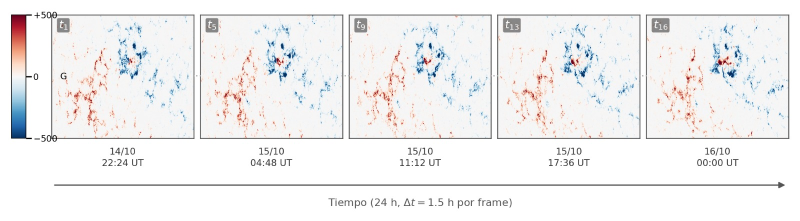
#> input picture analysis/assets/magnetograma_ejemplo.jpeg, 1600 x 441 px (shown at 1/2 size)
$ python fig_pipeline_simbig55.py
#> lines starting #> are read from the running program, lines starting #| are printed output that depends on the picture
"""
Figura 1 (arquitectura SF-MM) para el camera-ready de SIMBig — versión VECTORIAL.

Reemplaza images/pipeline.png, que tenía tres problemas:
  1. Dibujaba mal el ensemble: decía "Fusion (combine logits)" y una sigmoide
     FINAL, cuando el código (analysis/bootstrap_paired.py::fusion_ensemble)
     aplica la sigmoide a CADA rama y promedia PROBABILIDADES. La sigmoide final
     solo vale para el stacking.
  2. Su rotulación quedaba en 2.8 pt impresa (Springer exige >= 6 pt), porque el
     PNG medía 1920 px de ancho y entraba en una columna de 347 pt (escala 0.22).
  3. Era ráster (~433 dpi) para un diagrama; Springer pide vectorial y >= 800 dpi
     en dibujos de línea.

Se dibuja al ancho EXACTO que ocupa en la página (\\textwidth = 347 pt = 4.82 in),
así que la escala es ~1.0 y las fuentes salen a su tamaño nominal (>= 6.3 pt).
El `dpi=600` del savefig no afecta a lo vectorial: es por el magnetograma
incrustado, que si no se guardaba a ~102 ppi.

Uso:
    python analysis/fig_pipeline_simbig55.py
"""
import os
import numpy as np
import matplotlib
matplotlib.use("Agg")
import matplotlib.pyplot as plt
import matplotlib.colors as mcolors
import matplotlib.image as mpimg
from matplotlib.patches import (Polygon, FancyBboxPatch, FancyArrowPatch,
                                Rectangle, Circle)

BASE_SEQ = os.environ.get("SFMM_DATA", "")
SEQ_EJEMPLO = "hmi.sharp_720s.5692.20150622_142400_TAI.to.20150623_142400_TAI"
# los 17 del paper dentro de los 21 de para_flare_21params.txt (dataset_temporal_v3)
KEEP_17 = [0, 1, 2, 3, 4, 6, 7, 8, 11, 12, 14, 15, 16, 17, 18, 19, 20]

ROOT = os.path.dirname(os.path.dirname(os.path.abspath(__file__)))
IMG = os.environ.get("SFMM_FIG", os.path.join(ROOT, "results", "figures"))
os.makedirs(IMG, exist_ok=True)
MAG = os.path.join(ROOT, "analysis", "assets", "magnetograma_ejemplo.jpeg")

C_VIS, C_PHY, C_CMB, C_OUT = "#1f77b4", "#d62728", "#2ca02c", "#6a51a3"
F_VIS, F_PHY, F_CMB = "#eaf3fb", "#fdeeee", "#eef8ee"
FS_T, FS_L, FS_S, FS_X = 7.6, 7.0, 6.7, 6.6      # título / etiqueta / pequeña / mínima


def shade(c, f):
    r, g, b = mcolors.to_rgb(c)
    return (min(1, r * f), min(1, g * f), min(1, b * f))


def caja(ax, x, y, w, h, borde, relleno, lw=0.8, r=1.2, z=1):
    ax.add_patch(FancyBboxPatch((x, y), w, h,
                                boxstyle=f"round,pad=0.25,rounding_size={r}",
                                facecolor=relleno, edgecolor=borde, lw=lw, zorder=z))


def cuboid(ax, x, y, w, h, d, color, lw=0.6, z=4):
    dx, dy = d * 0.5, d * 0.42
    for pts, f in [([(x + w, y), (x + w + dx, y + dy), (x + w + dx, y + h + dy), (x + w, y + h)], 0.72),
                   ([(x, y + h), (x + w, y + h), (x + w + dx, y + h + dy), (x + dx, y + h + dy)], 0.88)]:
        ax.add_patch(Polygon(pts, closed=True, facecolor=shade(color, f),
                             edgecolor="black", lw=lw, zorder=z))
    ax.add_patch(Polygon([(x, y), (x + w, y), (x + w, y + h), (x, y + h)], closed=True,
                         facecolor=color, edgecolor="black", lw=lw, zorder=z + 1))


def flecha(ax, p0, p1, color="#777", lw=0.9, z=7):
    ax.add_patch(FancyArrowPatch(p0, p1, arrowstyle="-|>", mutation_scale=6,
                                 lw=lw, color=color, zorder=z, shrinkA=0, shrinkB=0))


def columna(ax, x, y0, y1, n, color, r=0.62, z=5):
    """Columna de neuronas (un vector de activaciones)."""
    for yy in np.linspace(y0, y1, n):
        ax.add_patch(Circle((x, yy), r, facecolor=color, edgecolor="black",
                            lw=0.35, zorder=z))


def mini_mlp(ax, x0, x1, y_c, n_in, n_h, n_out, c_in, alto=6.0, z=5, c_out="#2f6f2f"):
    """Grafito de una capa densa: entradas -> ocultas -> salida."""
    caps = []
    for i, n in enumerate([n_in, n_h, n_out]):
        xx = x0 + (x1 - x0) * i / 2
        ys = np.linspace(y_c - alto / 2, y_c + alto / 2, n) if n > 1 else np.array([y_c])
        caps.append((xx, ys))
    for (xa, ya), (xb, yb) in zip(caps[:-1], caps[1:]):
        for u in ya:
            for v in yb:
                ax.plot([xa, xb], [u, v], color="#c8c8c8", lw=0.25, zorder=z - 1)
    for j, (xx, ys) in enumerate(caps):
        col = c_in if j == 0 else (c_out if j == 2 else "#aaa")
        for yy in ys:
            ax.add_patch(Circle((xx, yy), 0.5, facecolor=col, edgecolor="black",
                                lw=0.3, zorder=z))


def sharp_reales():
    """Los 17 SHARP de una secuencia REAL con llamarada, normalizados a [0,1].

    Antes aquí había ruido aleatorio, que parecía un dato sin serlo.
    Devuelve None si el dataset no está montado (la figura usa entonces un
    marcador neutro).
    """
    try:
        seq = os.path.join(BASE_SEQ, "Seq_Magnetogram/M48/Seqs16", SEQ_EJEMPLO)
        frames = [l.strip() for l in open(seq) if l.strip()]
        vals = {}
        with open(os.path.join(BASE_SEQ, "para_flare_21params.txt")) as f:
            for line in f:
                c = line.split()
                if len(c) >= 22:
                    vals[c[0].removesuffix(".fits")] = c[1:22]
        M = np.array([[float(v) if v != "nan" else np.nan
                       for v in vals[fr]] for fr in frames], dtype=float)
        M = M[:, KEEP_17]
        M = np.sign(M) * np.log10(np.abs(M) + 1.0)          # igual que el dataset
        C = M - np.nanmean(M, axis=0)                        # centrar cada parámetro
        esc = np.nanstd(C)                                   # UNA escala para todos:
        if not np.isfinite(esc) or esc < 1e-9:               # así los parámetros que
            esc = 1.0                                        # apenas varían siguen
        return np.clip(0.5 + C / (6 * esc), 0.03, 0.97)      # planos, como en los datos
    except Exception:
        return None


def main():
    fig, ax = plt.subplots(figsize=(4.82, 3.15))
    ax.set_xlim(0, 100); ax.set_ylim(0, 68); ax.axis("off")

    # =========================================================== RAMA VISUAL
    caja(ax, 1, 37, 59, 29.5, C_VIS, F_VIS)
    ax.text(3.2, 63.4, "Visual branch", fontsize=FS_T, fontweight="bold",
            color=C_VIS, zorder=6)

    bx, by, bw, bh = 3.2, 43.0, 10.0, 11.5
    for i in range(4, 0, -1):
        o = i * 0.7
        ax.add_patch(Rectangle((bx + o, by + o), bw, bh, facecolor="#cfe2f5",
                               edgecolor=C_VIS, lw=0.35, zorder=2))
    try:
        ax.imshow(mpimg.imread(MAG)[45:245, 140:340],
                  extent=[bx, bx + bw, by, by + bh], zorder=3, aspect="auto")
    except FileNotFoundError:
        pass
    ax.add_patch(Rectangle((bx, by), bw, bh, fill=False, edgecolor=C_VIS, lw=0.7, zorder=4))
    ax.text(10.2, 42.2, "16 FITS", ha="center", va="top",
            fontsize=FS_X, color="#444", zorder=6)
    ax.text(10.2, 39.6, r"$224\times224$ px", ha="center", va="top",
            fontsize=FS_X, color="#888", zorder=6)

    flecha(ax, (15.2, 49.0), (19.0, 49.0))

    # -- Swin3D-T: 4 etapas jerárquicas
    caja(ax, 19.4, 41.0, 24.2, 21.0, "#9ecae1", "white", lw=0.6, r=0.9, z=2)
    ax.text(31.5, 59.9, "Swin3D-T", ha="center", fontsize=FS_S,
            fontweight="bold", color=C_VIS, zorder=6)
    etapas = [(20.5, 45.0, 3.4, 10.0, 2.2), (27.0, 46.2, 2.7, 7.6, 2.6),
              (32.8, 47.2, 2.1, 5.6, 3.0), (38.0, 48.0, 1.6, 4.0, 3.4)]

    azules = ["#9ecae1", "#6baed6", "#4292c6", "#2171b5"]
    prev = None
    for (sx, sy, sw, sh, sd), col in zip(etapas, azules):
        cuboid(ax, sx, sy, sw, sh, sd, col)
        if prev is not None:
            flecha(ax, (prev, 50.0), (sx - 0.2, 50.0), color="#aaa", lw=0.6)
        prev = sx + sw + sd * 0.5

    ax.text(31.5, 40.2, r"4 stages:  $56^3\!\to\!7^3$,  $C\!\to\!8C$", ha="center",
            va="top", fontsize=FS_X, color="#777", zorder=6)

    # -- pooling + cabeza lineal
    flecha(ax, (44.2, 49.5), (47.6, 49.5), color="#aaa", lw=0.6)
    columna(ax, 48.6, 45.8, 53.2, 5, "#6baed6")
    ax.text(48.6, 43.6, "GAP", ha="center", va="top", fontsize=FS_X, color="#666", zorder=6)
    mini_mlp(ax, 51.5, 55.5, 49.5, 4, 3, 1, "#6baed6", alto=7.0, c_out=C_VIS)
    ax.add_patch(Circle((58.0, 49.5), 1.15, facecolor=C_VIS, edgecolor="black",
                        lw=0.5, zorder=6))
    ax.text(58.0, 46.2, r"$\ell_{\mathrm{vis}}$", ha="center", fontsize=FS_S,
            color=C_VIS, zorder=6)

    # ========================================================== RAMA FÍSICA
    caja(ax, 1, 2.5, 59, 29.5, C_PHY, F_PHY)
    ax.text(3.2, 28.9, "Physical branch", fontsize=FS_T, fontweight="bold",
            color=C_PHY, zorder=6)

    px0, py0, pw, ph = 3.2, 8.5, 10.0, 11.5
    ax.add_patch(Rectangle((px0, py0), pw, ph, facecolor="white",
                           edgecolor=C_PHY, lw=0.7, zorder=3))
    S = sharp_reales()
    if S is not None:
        xs = px0 + np.linspace(0.6, pw - 0.6, S.shape[0])
        rojos = plt.get_cmap("Reds")(np.linspace(0.35, 0.95, S.shape[1]))
        for j in range(S.shape[1]):
            ax.plot(xs, py0 + 0.8 + S[:, j] * (ph - 1.6), color=rojos[j],
                    lw=0.45, zorder=4, solid_capstyle="round")
    ax.text(10.2, 7.6, "17 SHARP", ha="center", va="top", fontsize=FS_X,
            color="#444", zorder=6)
    ax.text(10.2, 5.0, "16 steps", ha="center", va="top", fontsize=FS_X,
            color="#888", zorder=6)

    flecha(ax, (15.2, 14.5), (19.0, 14.5))

    # -- BiLSTM desenrollada
    caja(ax, 19.4, 6.5, 26.0, 21.0, "#f6b8b8", "white", lw=0.6, r=0.9, z=2)
    ax.text(32.4, 25.4, "BiLSTM encoder", ha="center", fontsize=FS_S,
            fontweight="bold", color=C_PHY, zorder=6)
    cx, cw, ch, cy = [20.3, 26.7, 33.1, 39.5], 5.2, 6.0, 12.5
    etiq = [r"$t_1$", r"$t_2$", r"$\cdots$", r"$t_{16}$"]
    for i, xx in enumerate(cx):
        caja(ax, xx, cy, cw, ch, C_PHY, "#fde2e2", lw=0.6, r=0.5, z=4)
        ax.text(xx + cw / 2, cy + ch / 2, "LSTM", ha="center", va="center",
                fontsize=FS_X, color=C_PHY, zorder=6)
        ax.text(xx + cw / 2, 9.7, etiq[i], ha="center", fontsize=FS_X,
                color="#888", zorder=6)
        if i < len(cx) - 1:
            flecha(ax, (xx + cw + 0.4, cy + ch * 0.72), (cx[i + 1] - 0.4, cy + ch * 0.72),
                   color="#999", lw=0.55)
            flecha(ax, (cx[i + 1] - 0.4, cy + ch * 0.28), (xx + cw + 0.4, cy + ch * 0.28),
                   color="#e0669a", lw=0.55)
    ax.text(19.8, 20.0, "forward", fontsize=FS_X, color="#999", zorder=6)
    ax.text(44.9, 20.0, "backward", fontsize=FS_X, color="#e0669a", ha="right", zorder=6)

    flecha(ax, (46.2, 15.0), (47.6, 15.0), color="#aaa", lw=0.6)
    columna(ax, 48.6, 11.3, 18.7, 5, "#f08a8a")
    ax.text(49.3, 9.6, "concat", ha="center", va="top", fontsize=FS_X, color="#666", zorder=6)
    mini_mlp(ax, 51.5, 55.5, 15.0, 4, 3, 1, "#f08a8a", alto=7.0, c_out=C_PHY)
    ax.add_patch(Circle((58.0, 15.0), 1.15, facecolor=C_PHY, edgecolor="black",
                        lw=0.5, zorder=6))
    ax.text(58.0, 11.7, r"$\ell_{\mathrm{phy}}$", ha="center", fontsize=FS_S,
            color=C_PHY, zorder=6)

    # ========================================================= FUSIÓN TARDÍA
    fx, fy, fw, fh = 63.5, 21.0, 35.5, 38.0
    caja(ax, fx, fy, fw, fh, C_CMB, F_CMB, lw=0.9)
    ax.text(fx + fw / 2, fy + fh - 3.4, "Late fusion", ha="center",
            fontsize=FS_T, fontweight="bold", color=C_CMB, zorder=6)

    flecha(ax, (59.3, 49.5), (fx - 0.2, fy + fh - 8.0), color=C_VIS, lw=0.85)
    flecha(ax, (59.3, 15.0), (fx - 0.2, fy + 7.0), color=C_PHY, lw=0.85)

    # -- ensemble ponderado: la sigmoide va en CADA rama, luego se promedia
    caja(ax, fx + 1.6, fy + 18.5, fw - 3.2, 13.5, "#bcdfbc", "white", lw=0.5, r=0.7, z=3)
    ax.text(fx + fw / 2, fy + 29.6, "Weighted ensemble", ha="center", fontsize=FS_X,
            fontweight="bold", color="#2f6f2f", zorder=6)
    for yy, c in [(fy + 25.8, C_VIS), (fy + 21.4, C_PHY)]:
        ax.add_patch(Circle((fx + 5.2, yy), 1.3, facecolor=c, edgecolor="black",
                            lw=0.4, zorder=6))
        ax.text(fx + 5.2, yy, r"$\sigma$", ha="center", va="center", fontsize=FS_X,
                color="white", zorder=7)
        flecha(ax, (fx + 6.7, yy), (fx + 9.6, fy + 23.6), color="#999", lw=0.55)
    ax.add_patch(Circle((fx + 11.2, fy + 23.6), 1.6, facecolor="white",
                        edgecolor="#2f6f2f", lw=0.7, zorder=6))
    ax.text(fx + 11.2, fy + 23.6, "+", ha="center", va="center", fontsize=FS_L,
            color="#2f6f2f", zorder=7)
    ax.text(fx + 14.0, fy + 23.6,
            r"$w\,p_{\mathrm{phy}}\!+\!(1\!-\!w)\,p_{\mathrm{vis}}$",
            ha="left", va="center", fontsize=FS_X, color="#222", zorder=6)

    # -- stacking: el meta-MLP recibe los LOGITS, la sigmoide va al final
    caja(ax, fx + 1.6, fy + 3.5, fw - 3.2, 13.5, "#bcdfbc", "white", lw=0.5, r=0.7, z=3)
    ax.text(fx + fw / 2, fy + 14.6, "Meta-MLP stacking", ha="center", fontsize=FS_X,
            fontweight="bold", color="#2f6f2f", zorder=6)
    for yy, c in [(fy + 10.8, C_VIS), (fy + 6.4, C_PHY)]:
        ax.add_patch(Circle((fx + 5.2, yy), 1.3, facecolor=c, edgecolor="black",
                            lw=0.4, zorder=6))
        ax.text(fx + 5.2, yy, r"$\ell$", ha="center", va="center", fontsize=FS_X,
                color="white", zorder=7)
    mini_mlp(ax, fx + 8.8, fx + 15.6, fy + 8.6, 2, 4, 1, "#aaa", alto=6.6)
    ax.text(fx + 17.6, fy + 8.6, r"$\sigma(\mathrm{MLP})$", ha="left", va="center",
            fontsize=FS_X, color="#222", zorder=6)

    # =============================================================== SALIDA
    ox, oy, ow, oh = 63.5, 2.5, 35.5, 14.5
    caja(ax, ox, oy, ow, oh, C_OUT, "#f5f2fa", lw=0.8)
    flecha(ax, (ox + ow / 2, fy - 0.4), (ox + ow / 2, oy + oh + 0.4), color="#555", lw=0.9)
    ax.text(ox + ow / 2 + 2.6, oy + oh + 2.2, r"$p$", fontsize=FS_X, color="#555", zorder=6)

    t = np.linspace(-6, 6, 120)
    ax.plot(ox + 3.2 + (t + 6) * 0.62, oy + 4.2 + 7.6 / (1 + np.exp(-t)),
            color=C_OUT, lw=1.0, zorder=6)
    ax.text(ox + 7.0, oy + 1.6, r"$p\!\geq\!\tau$", ha="center", fontsize=FS_X,
            color=C_OUT, zorder=6)
    for yy, txt, col in [(oy + 10.2, r"$\geq$M flare", "#e6550d"),
                         (oy + 4.0, r"no flare", "#808080")]:
        caja(ax, ox + 16.0, yy - 2.2, 16.5, 4.4, col, "white", lw=0.6, r=0.5, z=5)
        ax.text(ox + 24.3, yy, txt, ha="center", va="center", fontsize=FS_X,
                color=col, zorder=7)
    flecha(ax, (ox + 13.2, oy + 8.6), (ox + 15.6, oy + 10.2), color="#aaa", lw=0.6)
    flecha(ax, (ox + 13.2, oy + 5.6), (ox + 15.6, oy + 4.0), color="#aaa", lw=0.6)

    ax.text(30.5, 34.5, "branches trained independently", ha="center", va="center",
            fontsize=FS_X, style="italic", color="#aaa", zorder=6)

    fig.tight_layout(pad=0.1)
    # dpi alto solo por el magnetograma incrustado; lo vectorial no cambia
    fig.savefig(os.path.join(IMG, "pipeline.pdf"), bbox_inches="tight", dpi=600)
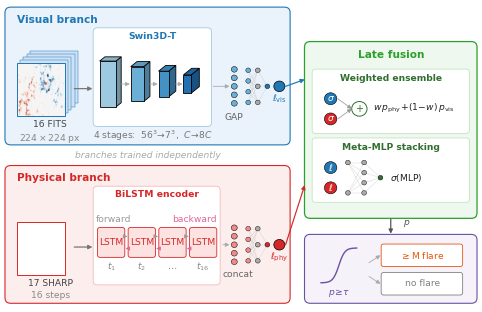
#> figure drawn by matplotlib, 1 panel
    fig.savefig(os.path.join(IMG, "pipeline_simbig55.png"),
                dpi=300, bbox_inches="tight")
    plt.close(fig)
    print(f"Generated: {IMG}/pipeline.pdf")


if __name__ == "__main__":
    main()
